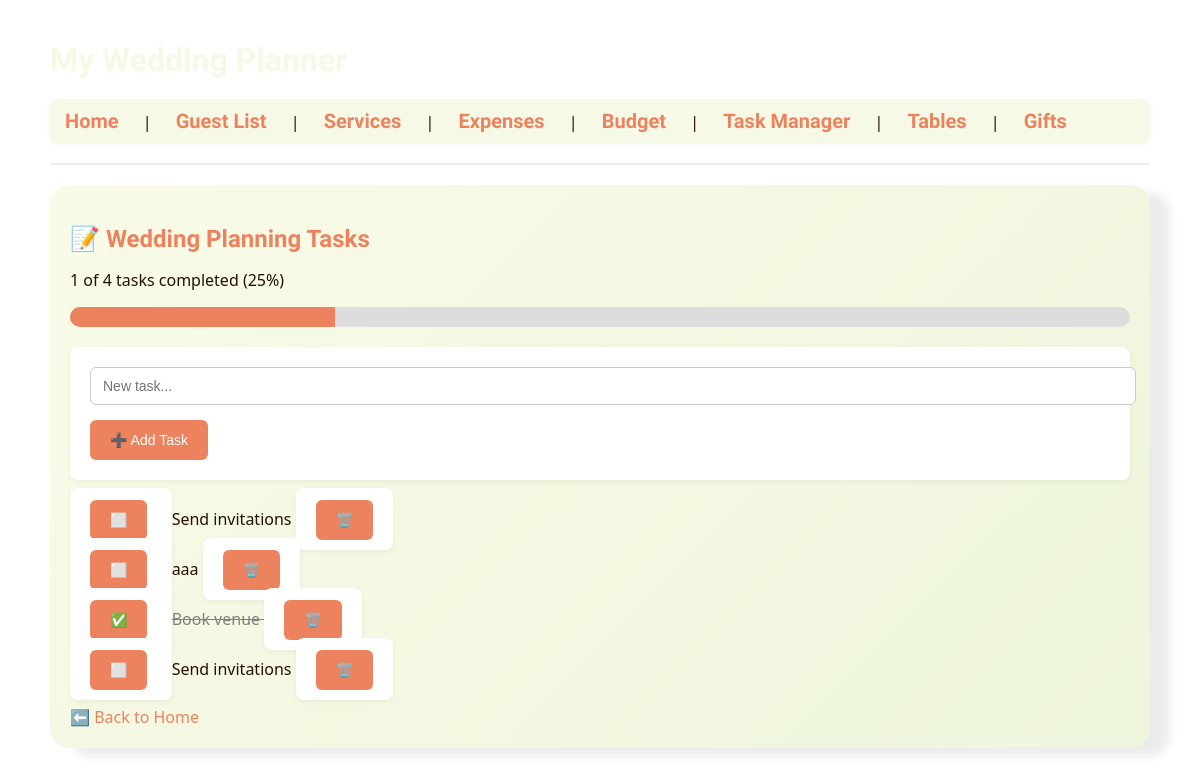
The page /tasks on the database its author committed.
### tables this page shows
CREATE TABLE tasks (
        id INTEGER PRIMARY KEY AUTOINCREMENT,
        title TEXT,
        completed INTEGER
    );

### app.py (the view)
@app.route('/tasks', methods=['GET', 'POST'])
def tasks_view():
    conn = get_db_connection()
    if request.method == 'POST':
        conn.execute('INSERT INTO tasks (title, completed) VALUES (?,0)', (request.form['title'],))
        conn.commit()
    tasks = conn.execute('SELECT * FROM tasks').fetchall()
    conn.close()
    total = len(tasks)
    completed = sum(1 for t in tasks if t['completed'])
    percent = int((completed / total) * 100) if total else 0
    return render_template('tasks.html', tasks=tasks, total=total, completed=completed, percent=percent)

### app.py (called while the page is built)
def get_db_connection():
    conn = sqlite3.connect(DB_PATH)
    conn.row_factory = sqlite3.Row
    return conn

### templates/tasks.html
{% extends 'layout.html' %}
{% block content %}
<div class="content-box">
    <h2>📝 Wedding Planning Tasks</h2>
    {% if total > 0 %}
        <p>{{ completed }} of {{ total }} tasks completed ({{ percent }}%)</p>
        <div style="background: #ddd; height: 20px; border-radius: 10px; overflow: hidden; margin-bottom: 20px;">
            <div class="progress-bar" style="width: {{ percent }}%;"></div>
        </div>
    {% else %}
        <p>No tasks added yet.</p>
    {% endif %}
    <form method="post">
        <input type="text" name="title" placeholder="New task..." required>
        <button type="submit">➕ Add Task</button>
    </form>
    <ul style="list-style: none; padding: 0;">
        {% for task in tasks %}
        <li style="margin: 10px 0;">
            <form action="{{ url_for('toggle_task', id=task['id']) }}" method="post" style="display:inline;">
                <button type="submit">{{ '✅' if task.completed else '⬜️' }}</button>
            </form>
            <span class="{% if task.completed %}task-done{% endif %}">
                {{ task.title }}
            </span>
            <form action="{{ url_for('delete_task', id=task['id']) }}" method="post" style="display:inline;">
                <button type="submit">🗑️</button>
            </form>
        </li>
        {% endfor %}
    </ul>
    <a href="{{ url_for('home') }}">⬅️ Back to Home</a>
</div>
{% endblock %}

### static/style.css (style rules this page uses)
body { font-family: 'Segoe UI', Tahoma, Geneva, Verdana, sans-serif; background-image: url('images/picture2.jpg'); background-size: cover; background-position: center; background-repeat: no-repeat; color: #271001; margin: 0; padding: 0; }
.content-box { background: linear-gradient(135deg, #f9fbe7, #edf5dc); border-radius: 20px; padding: 20px; box-shadow: 20px 8px 10px rgba(0,0,0,0.08); margin-bottom: 30px; }
.task-done { text-decoration: line-through; color: gray; }
.progress-bar { background: #4caf50; height: 100%; }
h2, h3 { color: #ec825e; margin-bottom: 15px; font-family: 'Borel', cursive; }
form { background-color: #fff; padding: 20px; border-radius: 8px; box-shadow: 0 2px 5px rgba(0,0,0,0.05); margin-bottom: 20px; }
form input[type="text"], form input[type="number"], form input[type="date"], form select, form textarea { width: 100%; padding: 10px 12px; margin-bottom: 15px; border: 1px solid #ccc; border-radius: 6px; font-size: 14px; transition: border-color 0.2s; }
form button { background-color: #ec825e; color: #fff; border: none; padding: 12px 20px; border-radius: 6px; cursor: pointer; font-size: 14px; transition: background-color 0.2s; }
.progress-bar { height: 20px; background-color: #ec825e; text-align: center; color: #fff; font-weight: 600; line-height: 20px; }
a { color: #ec825e; text-decoration: none; }
ul { list-style: none; padding-left: 0; }
li { margin-bottom: 8px; }

### rows shown on the page
tasks: completed "⬜️", title "Send invitations"
tasks: completed "⬜️", title "aaa"
tasks: completed "✅", title "Book venue"
tasks: completed "⬜️", title "Send invitations"

### other values the page prints
{{ completed }} "1"
{{ total }} "4"
{{ percent }} "25"
